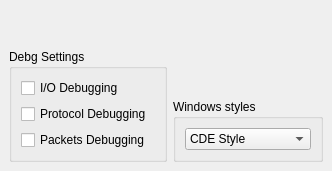
              <widget class="QWidget" name="SettingsTab">
               <attribute name="icon">
                <iconset>
                 <normaloff>icons/toolbutton.png</normaloff>icons/toolbutton.png</iconset>
               </attribute>
               <attribute name="title">
                <string>Settings</string>
               </attribute>
               <layout class="QGridLayout" name="_33">
                <property name="margin">
                 <number>9</number>
                </property>
                <property name="spacing">
                 <number>6</number>
                </property>
                <item row="0" column="0">
                 <layout class="QHBoxLayout" name="_34">
                  <property name="spacing">
                   <number>6</number>
                  </property>
                  <property name="margin">
                   <number>0</number>
                  </property>
                  <item>
                   <layout class="QVBoxLayout" name="_35">
                    <property name="spacing">
                     <number>6</number>
                    </property>
                    <property name="margin">
                     <number>0</number>
                    </property>
                    <item>
                     <spacer>
                      <property name="orientation">
                       <enum>Qt::Vertical</enum>
                      </property>
                      <property name="sizeType">
                       <enum>QSizePolicy::MinimumExpanding</enum>
                      </property>
                      <property name="sizeHint" stdset="0">
                       <size>
                        <width>20</width>
                        <height>0</height>
                       </size>
                      </property>
                     </spacer>
                    </item>
                    <item>
                     <layout class="QHBoxLayout" name="_36">
                      <property name="spacing">
                       <number>6</number>
                      </property>
                      <property name="margin">
                       <number>0</number>
                      </property>
                      <item>
                       <layout class="QVBoxLayout" name="_37">
                        <property name="spacing">
                         <number>6</number>
                        </property>
                        <property name="margin">
                         <number>0</number>
                        </property>
                        <item>
                         <spacer>
                          <property name="orientation">
                           <enum>Qt::Vertical</enum>
                          </property>
                          <property name="sizeType">
                           <enum>QSizePolicy::MinimumExpanding</enum>
                          </property>
                          <property name="sizeHint" stdset="0">
                           <size>
                            <width>20</width>
                            <height>40</height>
                           </size>
                          </property>
                         </spacer>
                        </item>
                        <item>
                         <widget class="QGroupBox" name="groupBox_6">
                          <property name="sizePolicy">
                           <sizepolicy hsizetype="Fixed" vsizetype="Fixed">
                            <horstretch>0</horstretch>
                            <verstretch>0</verstretch>
                           </sizepolicy>
                          </property>
                          <property name="title">
                           <string>Debg Settings</string>
                          </property>
                          <layout class="QGridLayout" name="_38">
                           <property name="margin">
                            <number>9</number>
                           </property>
                           <property name="spacing">
                            <number>6</number>
                           </property>
                           <item row="0" column="0">
                            <layout class="QVBoxLayout" name="_39">
                             <property name="spacing">
                              <number>6</number>
                             </property>
                             <property name="margin">
                              <number>0</number>
                             </property>
                             <item>
                              <widget class="QCheckBox" name="DbgIoChkBox">
                               <property name="text">
                                <string>I/O Debugging </string>
                               </property>
                              </widget>
                             </item>
                             <item>
                              <widget class="QCheckBox" name="DbgProtChkBox">
                               <property name="text">
                                <string>Protocol Debugging </string>
                               </property>
                              </widget>
                             </item>
                             <item>
                              <widget class="QCheckBox" name="DbgPackChkBox">
                               <property name="text">
                                <string>Packets Debugging </string>
                               </property>
                              </widget>
                             </item>
                            </layout>
                           </item>
                          </layout>
                         </widget>
                        </item>
                       </layout>
                      </item>
                      <item>
                       <layout class="QVBoxLayout" name="_40">
                        <property name="spacing">
                         <number>6</number>
                        </property>
                        <property name="margin">
                         <number>0</number>
                        </property>
                        <item>
                         <spacer>
                          <property name="orientation">
                           <enum>Qt::Vertical</enum>
                          </property>
                          <property name="sizeType">
                           <enum>QSizePolicy::MinimumExpanding</enum>
                          </property>
                          <property name="sizeHint" stdset="0">
                           <size>
                            <width>20</width>
                            <height>0</height>
                           </size>
                          </property>
                         </spacer>
                        </item>
                        <item>
                         <widget class="QGroupBox" name="groupBox_4">
                          <property name="sizePolicy">
                           <sizepolicy hsizetype="Fixed" vsizetype="Fixed">
                            <horstretch>0</horstretch>
                            <verstretch>0</verstretch>
                           </sizepolicy>
                          </property>
                          <property name="title">
                           <string>Windows styles</string>
                          </property>
                          <layout class="QGridLayout" name="_41">
                           <property name="margin">
                            <number>9</number>
                           </property>
                           <property name="spacing">
                            <number>6</number>
                           </property>
                           <item row="0" column="0">
                            <widget class="QComboBox" name="ChangeStyleCombo">
                             <item>
                              <property name="text">
                               <string>CDE Style</string>
                              </property>
                             </item>
                             <item>
                              <property name="text">
                               <string>Cleanlooks Style</string>
                              </property>
                             </item>
                             <item>
                              <property name="text">
                               <string>Common Style</string>
                              </property>
                             </item>
                             <item>
                              <property name="text">
                               <string>MotifStyle</string>
                              </property>
                             </item>
                             <item>
                              <property name="text">
                               <string>Plastique Style</string>
                              </property>
                             </item>
                             <item>
                              <property name="text">
                               <string>WindowsXP Style</string>
                              </property>
                             </item>
                            </widget>
                           </item>
                          </layout>
                         </widget>
                        </item>
                       </layout>
                      </item>
                     </layout>
                    </item>
                   </layout>
                  </item>
                  <item>
                   <spacer>
                    <property name="orientation">
                     <enum>Qt::Horizontal</enum>
                    </property>
                    <property name="sizeType">
                     <enum>QSizePolicy::MinimumExpanding</enum>
                    </property>
                    <property name="sizeHint" stdset="0">
                     <size>
                      <width>0</width>
                      <height>20</height>
                     </size>
                    </property>
                   </spacer>
                  </item>
                 </layout>
                </item>
               </layout>
              </widget>
